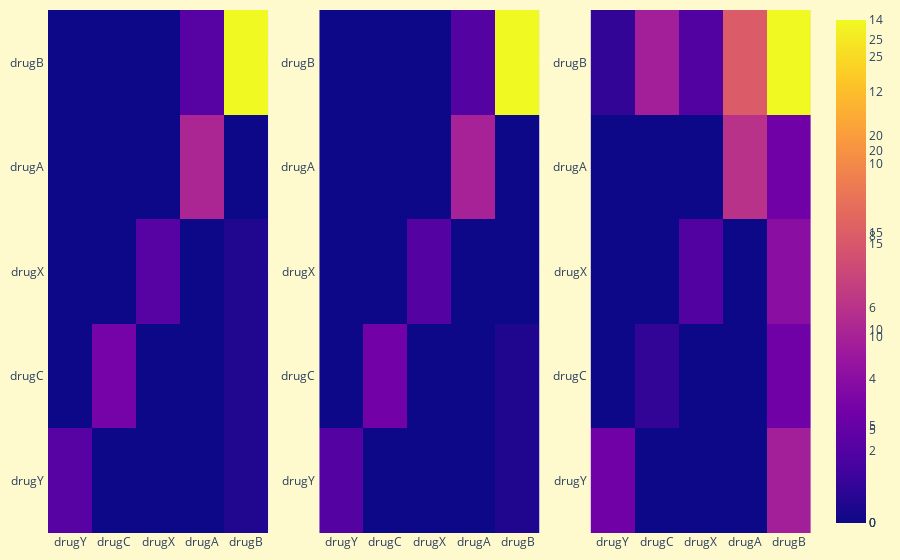

Notebook code for this chart:
### Code cell
fig = make_subplots(rows=1, cols=3)

fig.add_trace(
    go.Heatmap(z=confusion_matrix(dtpredictions,y_test),
                                    x=lbls,
                                    y=lbls
                                    ),
    row=1,
    col=1
)

fig.add_trace(
    go.Heatmap(z=confusion_matrix(rfpredictions,y_test),
                                    x=lbls,
                                    y=lbls
                                    ),
    row=1,
    col=2
)

fig.add_trace(
    go.Heatmap(z=confusion_matrix(logitpredictions,y_test),
                                    x=lbls,
                                    y=lbls
                                    ),
    row=1,
    col=3
)

fig.update_layout(
    margin=dict(l=10, r=10, t=10, b=10),
    paper_bgcolor="lemonchiffon",
)

fig.update_yaxes(ticksuffix = " ") 

fig.show()

### Figure 1 — Plotly figure (JSON) as saved in the notebook; plotly's stock layout.template omitted (floating-point values rounded to 4 significant figures)
{"data": [{"type": "heatmap", "x": ["drugY", "drugC", "drugX", "drugA", "drugB"], "xaxis": "x", "y": ["drugY", "drugC", "drugX", "drugA", "drugB"], "yaxis": "y", "z": [[4, 0, 0, 0, 1], [0, 6, 0, 0, 1], [0, 0, 4, 0, 1], [0, 0, 0, 10, 0], [0, 0, 0, 4, 26]]}, {"type": "heatmap", "x": ["drugY", "drugC", "drugX", "drugA", "drugB"], "xaxis": "x2", "y": ["drugY", "drugC", "drugX", "drugA", "drugB"], "yaxis": "y2", "z": [[4, 0, 0, 0, 1], [0, 6, 0, 0, 1], [0, 0, 4, 0, 0], [0, 0, 0, 10, 0], [0, 0, 0, 4, 27]]}, {"type": "heatmap", "x": ["drugY", "drugC", "drugX", "drugA", "drugB"], "xaxis": "x3", "y": ["drugY", "drugC", "drugX", "drugA", "drugB"], "yaxis": "y3", "z": [[3, 0, 0, 0, 5], [0, 1, 0, 0, 3], [0, 0, 2, 0, 4], [0, 0, 0, 6, 3], [1, 5, 2, 8, 14]]}], "layout": {"margin": {"b": 10, "l": 10, "r": 10, "t": 10}, "paper_bgcolor": "lemonchiffon", "xaxis": {"anchor": "y", "domain": [0, 0.2889]}, "xaxis2": {"anchor": "y2", "domain": [0.3556, 0.6444]}, "xaxis3": {"anchor": "y3", "domain": [0.7111, 1]}, "yaxis": {"anchor": "x", "domain": [0, 1], "ticksuffix": " "}, "yaxis2": {"anchor": "x2", "domain": [0, 1], "ticksuffix": " "}, "yaxis3": {"anchor": "x3", "domain": [0, 1], "ticksuffix": " "}}}
